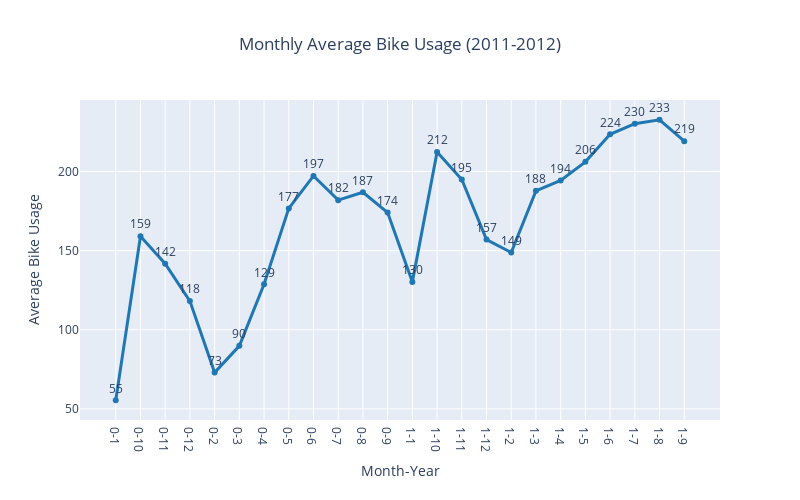

The code cell stored with this chart in its notebook:
### Markdown cell above
**Monthly Average Bike Usage (2011-2012):** 

Bike usage shows a seasonal trend, with low usage in winter and peaks in summer months like July and August, followed by a decline in fall and winter.

### Code cell
eda.plot_monthly_average_usage(df)

### Figure 1 — Plotly figure (JSON) as saved in the notebook; plotly's stock layout.template omitted (floating-point values rounded to 4 significant figures)
{"data": [{"line": {"width": 3}, "marker": {"color": "#1f77b4"}, "mode": "lines+markers+text", "text": [55, 159, 142, 118, 73, 90, 129, 177, 197, 182, 187, 174, 130, 212, 195, 157, 149, 188, 194, 206, 224, 230, 233, 219], "textposition": "top center", "type": "scatter", "x": ["0-1", "0-10", "0-11", "0-12", "0-2", "0-3", "0-4", "0-5", "0-6", "0-7", "0-8", "0-9", "1-1", "1-10", "1-11", "1-12", "1-2", "1-3", "1-4", "1-5", "1-6", "1-7", "1-8", "1-9"], "y": [55.45, 159.1, 141.7, 118.1, 72.96, 89.84, 128.7, 176.7, 197.2, 181.9, 186.9, 174.0, 130.2, 212.3, 194.9, 157.0, 148.8, 187.8, 194.4, 206.1, 223.5, 230.2, 232.7, 219.2]}], "layout": {"height": 500, "showlegend": false, "title": {"text": "Monthly Average Bike Usage (2011-2012)", "x": 0.5}, "width": 800, "xaxis": {"title": {"text": "Month-Year"}}, "yaxis": {"title": {"text": "Average Bike Usage"}}}}
